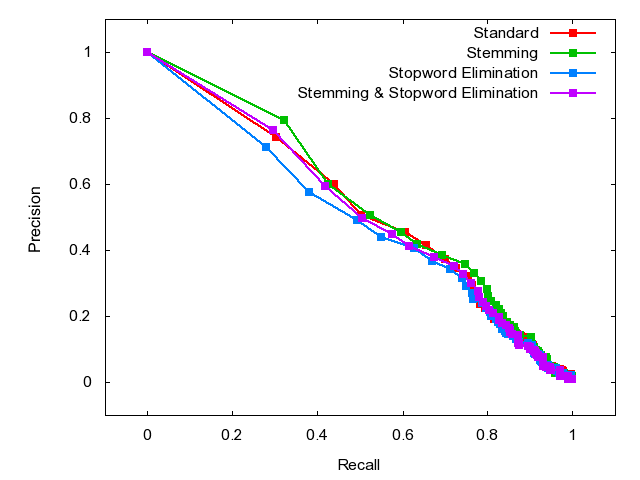

Recreate this plot in gnuplot.

	set terminal png
	set output 'Queries.png'
	set ylabel 'Precision'
	set xlabel 'Recall'
	set xrange [-0.1:1.1]
	set yrange [-0.1:1.1]
	plot 'Queries.dat' index 0 using 1:2 w linespoints lw 2 pt 5 title 'Standard', \
'Queries.dat' index 1 using 1:2 w linespoints lw 2 pt 5 title 'Stemming', \
'Queries.dat' index 2 using 1:2 w linespoints lw 2 pt 5 title 'Stopword Elimination', \
'Queries.dat' index 3 using 1:2 w linespoints lw 2 pt 5 title 'Stemming & Stopword Elimination'
